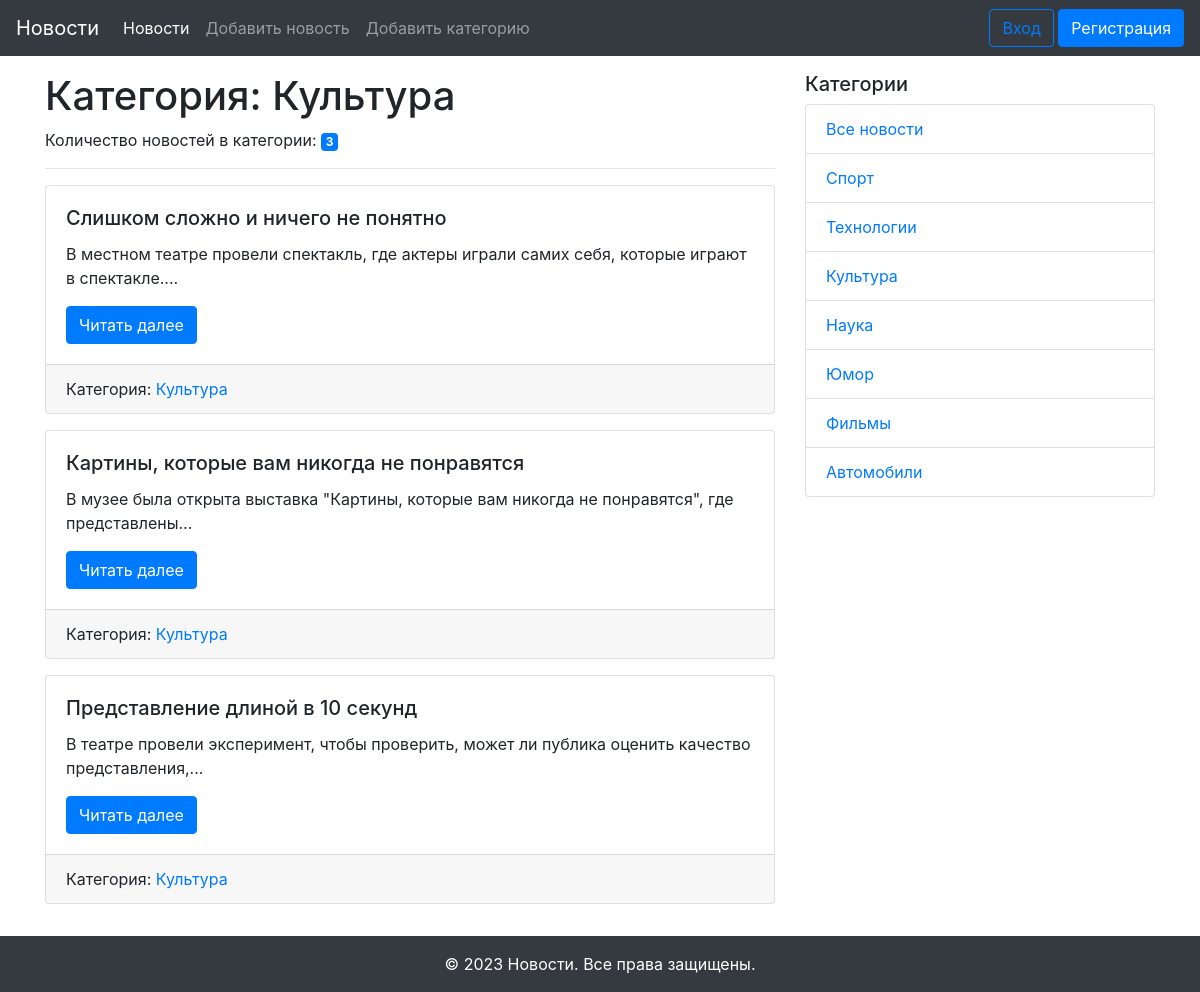
The page /category/3 on the database its author committed.
### models.py (models this page shows, shortened)
class Category(db.Model):
    id = db.Column(db.Integer, primary_key=True)
    title = db.Column(db.String(255), nullable=False)
    news = db.relationship('News', back_populates='category')

class News(db.Model):
    id = db.Column(db.Integer, primary_key=True)
    title = db.Column(db.String(255), unique=True, nullable=False)
    text = db.Column(db.Integer, nullable=False)
    created_date = db.Column(db.DateTime, default=datetime.datetime.now())
    category_id = db.Column(db.Integer, db.ForeignKey('category.id'), nullable=True)
    category = db.relationship('Category', back_populates='news')
    user_id = db.Column(db.Integer, db.ForeignKey('user.id'))
    user = db.relationship('User', back_populates='news')

### views.py (the view)
@app.route('/category/<string:name>')
def category(name):
    return f'Категория {name}'

### views.py (called while the page is built)
@app.route('/category/<int:id>')
def news_in_category(id):
    category = Category.query.get(id)
    news = category.news
    category_name = category.title
    categories = Category.query.all()
    return render_template('category.html',
                           news=news,
                           category_name=category_name,
                           categories=categories)

### templates/category.html (shortened to what this page needs)
{% extends "base.html" %}
{% block content %}
  <h1>Категория: {{ category_name }}</h1>
  <p>Количество новостей в категории: <span class="badge badge-primary">{{ news|length }}</span></p>
  <hr>
  {% for news in news %}
  <div class="card mb-3">
    <div class="card-body">
      <h5 class="card-title">{{ news.title }}</h5>
      <p class="card-text">{{ news.text|truncate(100) }}</p>
      <a href="{{ url_for('news_detail', id=news.id) }}" class="btn btn-primary">Читать далее</a>
    </div>
    <div class="card-footer">
      {% if news.category %}
        <span class="card-link">Категория: <a href="{{ url_for('news_in_category', id=news.category.id) }}">{{ news.category.title }}</a></span>
      {% endif %}
    </div>
  </div>
  {% else %}
  <p class="card-text">Новостей пока нет!</p>
  {% endfor %}
{% endblock content %}

### templates/side_navigation.html
<div class="col-md-4">
  <h5>Категории</h5>
  <ul class="list-group">
    <li class="list-group-item"><a href="{{ url_for('index') }}">Все новости</a></li>
    {% for category in categories %}
      <li class="list-group-item"><a href="{{ url_for('news_in_category', id=category.id) }}">{{ category.title }}</a></li>
    {% endfor %}
  </ul>
</div>

### rows shown on the page
Category: title "Культура"
News: title "Слишком сложно и ничего не понятно", text "В местном театре провели спектакль, где актеры играли самих себя, которые играют в спектакле....", category "Культура"
News: title "Картины, которые вам никогда не понравятся", text "В музее была открыта выставка \"Картины, которые вам никогда не понравятся\", где представлены...", category "Культура"
News: title "Представление длиной в 10 секунд", text "В театре провели эксперимент, чтобы проверить, может ли публика оценить качество представления,...", category "Культура"
Category: title "Спорт"
Category: title "Технологии"
Category: title "Наука"
Category: title "Юмор"
Category: title "Фильмы"
Category: title "Автомобили"

### other values the page prints
{{ news|length }} "3"
